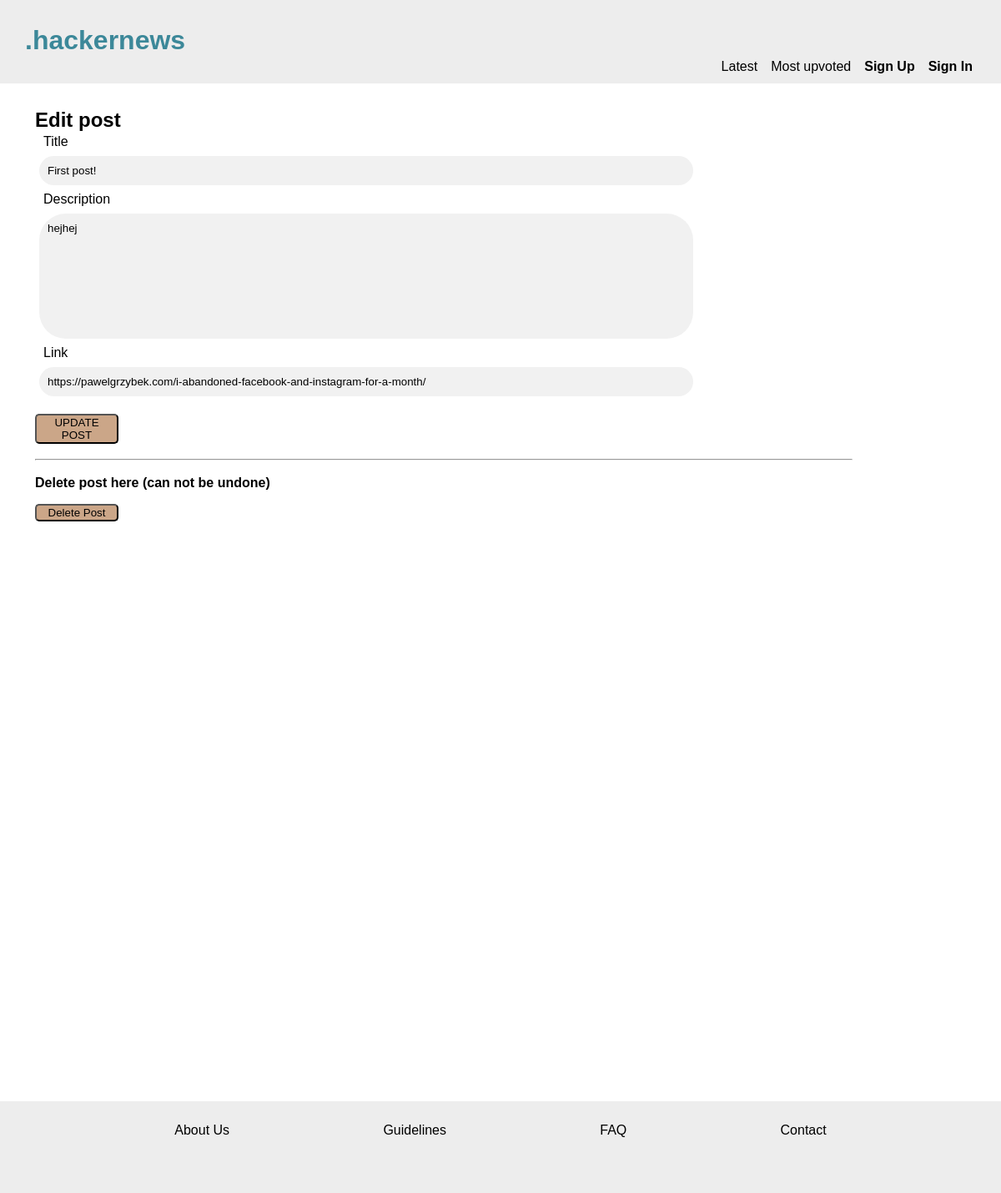
/editPost.php?post_id=3, run on the app's committed database.
### tables this page shows
CREATE TABLE posts (
	id INTEGER PRIMARY KEY, 
	users_id INT NOT NULL, 
	author VARCHAR NOT NULL, 
	title VARCHAR, 
	description VARCHAR, 
	link VARCHAR, 
	upvotes INT, 
	published TIMESTAMP NOT NULL,  
	FOREIGN KEY (users_id) REFERENCES users( id), 
	FOREIGN KEY (author) REFERENCES users(username));

### app/functions.php (called while the page is built, shortened)
<?php
function getOnePost(PDO $pdo, int $post_id)
{
    $statement = $pdo->prepare('SELECT * FROM posts WHERE id = :post_id');
    $statement->bindParam(':post_id', $post_id, PDO::PARAM_INT);
    $statement->execute();
    $post = $statement->fetchAll(PDO::FETCH_ASSOC);
    return $post[0];
}

### editPost.php (the view, shortened to what this page needs)
<?php
require __DIR__ . '/app/autoload.php';
require __DIR__ . '/views/header.php';
$post_id = (int)$_GET['post_id'];
$post = getOnePost($pdo, $post_id);
?>
<div class="boxXL">
<main>
    <section class="postForm formContainer">
        <h2>Edit post</h2>
        <form action="app/posts/updatePost.php" method="post">
            <label for="title">Title</label>
            <textarea type="text" name="title" placeholder="..." required style="max-height: 35px;"><?= $post['title'] ?></textarea>
            <label for="info">Description</label>
            <textarea type="text" name="info" placeholder="..."><?= $post['description'] ?></textarea>
            <label for="link">Link</label>
            <textarea type="text" name="link" placeholder="..." required style="max-height: 35px;"><?= $post['link'] ?></textarea>
            <button type="submit" name="submit">UPDATE POST</button>
        </form>
        <br>
        <hr>
        <br>
        <h4>Delete post here (can not be undone)</h4>
        <form action="app/posts/deletePost.php" method="post">
        <button type="submit" name="delete">Delete Post</button>
        </form>
    </section>
</main>
</div>
<?php require __DIR__ . '/views/footer.php'; ?>

### assets/css/global.css (style rules this page uses)
* { box-sizing: border-box; margin: 0; font-family: Arial, Helvetica, sans-serif; }
body { height: 100%; width: 100%; }
:root { --header-footer-bg: rgb(237, 237, 237); --main-bg: rgb(237, 237, 237); --btn: rgb(203, 166, 136); --btn-dark: rgb(170, 139, 114); --title-heading: rgb(60, 136, 153); }

### assets/css/index.css (style rules this page uses)
.boxXL { margin: 2rem; min-height: 100vh; z-index: 1; max-width: 1000px; margin-top: 120px; }

### assets/css/forms.css (style rules this page uses)
.formContainer { display: flex; flex-direction: column; padding: 10px; margin-bottom: 2rem; }
form { display: flex; flex-direction: column; line-height: 1.5rem; }
.formContainer textarea { width: 80%; padding: 10px; margin: 5px; border: none; border-radius: 2rem; background-color: #f1f1f1; resize: none; height: 150px; outline: none; }
button { border-radius: 5px; max-width: 100px; background-color: var(--btn); margin-top: 1rem; }
.formContainer label { font-size: medium; margin-left: 10px; }

### data on the page
posts: title "First post!", info "hejhej", link "https://pawelgrzybek.com/i-abandoned-facebook-and-instagram-for-a-month/"
